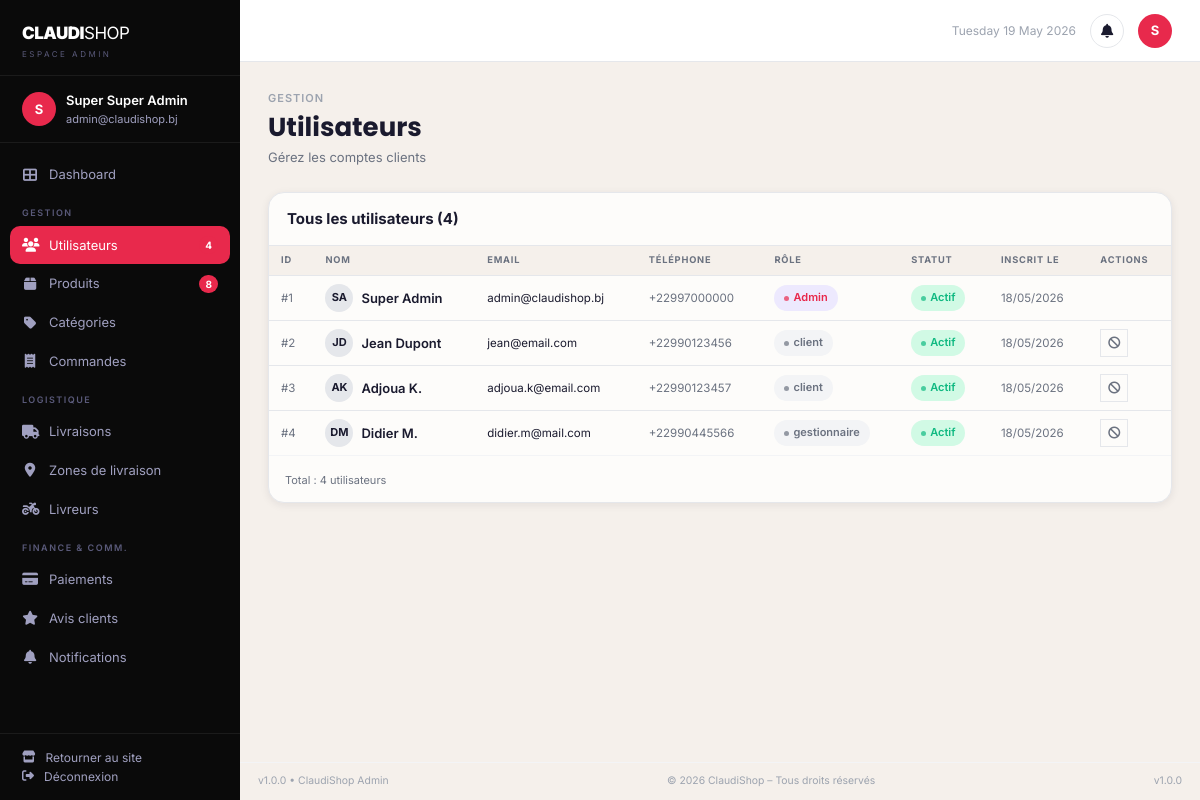
The app's page /admin/utilisateurs.php (signed in) with its own data.
### tables this page shows
CREATE TABLE `utilisateur` (
  `id`               INT UNSIGNED NOT NULL AUTO_INCREMENT,
  `nom`              VARCHAR(100) NOT NULL,
  `prenom`           VARCHAR(100) NOT NULL,
  `email`            VARCHAR(180) NOT NULL UNIQUE,
  `mot_de_passe`     VARCHAR(255) NOT NULL,
  `telephone`        VARCHAR(20) DEFAULT NULL,
  `role`             ENUM('client','admin','gestionnaire','livreur','support','comptable','logistique') NOT NULL DEFAULT 'client',
  `est_actif`        TINYINT(1) NOT NULL DEFAULT 1,
  `reset_token`      VARCHAR(64) DEFAULT NULL,
  `reset_expire`     DATETIME DEFAULT NULL,
  `derniere_connexion` DATETIME DEFAULT NULL,
  `date_inscription` DATETIME NOT NULL DEFAULT CURRENT_TIMESTAMP,
  `updated_at`       DATETIME NOT NULL DEFAULT CURRENT_TIMESTAMP ON UPDATE CURRENT_TIMESTAMP,
  PRIMARY KEY (`id`),
  KEY `idx_email` (`email`),
  KEY `idx_role` (`role`)
);

### config/database.php (called while the page is built, shortened)
<?php
class Database {
    private static $instance = null;
    private $pdo;
    private function __construct() {
        $host = 'localhost';
        $dbname = 'claudishop';
        $username = 'root';
        $password = '';
        try {
            $this->pdo = new PDO(
                "mysql:host=$host;dbname=$dbname;charset=utf8mb4",
                $username,
                $password,
                [
                    PDO::ATTR_ERRMODE => PDO::ERRMODE_EXCEPTION,
                    PDO::ATTR_DEFAULT_FETCH_MODE => PDO::FETCH_ASSOC,
                    PDO::ATTR_EMULATE_PREPARES => false
                ]
            );
        } catch (PDOException $e) {
            die("Erreur de connexion à la base de données.");
        }
    }
    public static function getInstance() {
        if (self::$instance === null) {
            self::$instance = new self();
        }
        return self::$instance;
    }
    public function getConnection() {
        return $this->pdo;
    }
}

### classes/Utilisateur.php (called while the page is built, shortened)
<?php
require_once __DIR__ . '/../config/database.php';
class Utilisateur {
    private $db;
    public function __construct() {
        $this->db = Database::getInstance()->getConnection();
    }
    public function getAll() {
        $stmt = $this->db->query("SELECT * FROM utilisateur ORDER BY date_inscription DESC");
        return $stmt->fetchAll();
    }
    public function getNombre() {
        return $this->db->query("SELECT COUNT(*) FROM utilisateur")->fetchColumn();
    }
}

### config/config.php (called while the page is built, shortened)
<?php
function securiser($data) {
    return htmlspecialchars(trim($data), ENT_QUOTES, 'UTF-8');
}
function verifierUtilisateurExiste() {
    require_once __DIR__ . '/../config/database.php';
}
function nettoyerInvite() {
    if (empty($_SESSION['user_id']) || empty($_SESSION['guest_converted'])) {
        return;
    }
    require_once __DIR__ . '/../config/database.php';
}

### admin/utilisateurs.php (the view, shortened to what this page needs)
<?php
require_once __DIR__ . '/../config/config.php';
require_once __DIR__ . '/../classes/Utilisateur.php';
$utilisateurObj = new Utilisateur();
$search = isset($_GET['q']) ? securiser($_GET['q']) : '';
if ($search) {
    $utilisateurs = $utilisateurObj->search($search);
    $nbUtilisateurs = count($utilisateurs);
} else {
    $utilisateurs = $utilisateurObj->getAll();
    $nbUtilisateurs = $utilisateurObj->getNombre();
}
require_once __DIR__ . '/../includes/header.php';
?>
<div class="dashboard-layout">
<?php require_once __DIR__ . '/../includes/admin_sidebar.php'; ?>
<div class="dash-main">
<?php require_once __DIR__ . '/../includes/admin_topbar.php'; ?>
<div class="dash-content">
    <div class="dash-page-header">
        <div class="dash-page-label">Gestion</div>
        <h1 class="dash-page-title">Utilisateurs</h1>
        <p class="dash-page-sub">Gérez les comptes clients</p>
    </div>
    <div class="table-card">
        <div class="table-card-header">
            <span class="table-card-title">Tous les utilisateurs (<?= $nbUtilisateurs ?>)</span>
        </div>
        <table>
            <thead><tr><th>ID</th><th>Nom</th><th>Email</th><th>Téléphone</th><th>Rôle</th><th>Statut</th><th>Inscrit le</th><th>Actions</th></tr></thead>
            <tbody>
            <?php if (empty($utilisateurs)): ?>
            <tr><td colspan="8" style="text-align:center;padding:32px;color:var(--gray-400);">Aucun utilisateur.</td></tr>
            <?php else: foreach ($utilisateurs as $u): ?>
            <tr>
                <td class="text-xs text-muted">#<?= $u['id'] ?></td>
                <td>
                    <div style="display:flex;align-items:center;gap:8px;">
                        <div style="width:28px;height:28px;border-radius:50%;background:var(--gray-200);display:flex;align-items:center;justify-content:center;font-size:11px;font-weight:700;"><?= strtoupper(substr($u['prenom']??'',0,1).substr($u['nom']??'',0,1)) ?></div>
                        <span class="text-sm font-semibold"><?= securiser($u['prenom'].' '.$u['nom']) ?></span>
                    </div>
                </td>
                <td class="text-sm"><?= securiser($u['email']) ?></td>
                <td class="text-sm text-muted"><?= securiser($u['telephone']??'—') ?></td>
                <td><?= $u['role']==='admin'?'<span class="badge badge-primary">Admin</span>':'<span class="badge badge-dark">'.$u['role'].'</span>' ?></td>
                <td><?= $u['est_actif'] ? '<span class="badge badge-success">Actif</span>' : '<span class="badge badge-dark">Inactif</span>' ?></td>
                <td class="text-xs text-muted"><?= date('d/m/Y', strtotime($u['date_inscription'])) ?></td>
                <td>
                    <?php if (intval($u['id']) !== intval($_SESSION['user_id'])): ?>
                    <form method="POST" style="display:inline;" onsubmit="return confirm('<?= $u['est_actif'] ? 'Désactiver' : 'Activer' ?> cet utilisateur ?')">
                        <button type="submit" class="action-btn <?= $u['est_actif'] ? 'danger' : '' ?>" title="<?= $u['est_actif'] ? 'Désactiver' : 'Activer' ?>">
                            <i class="fas <?= $u['est_actif'] ? 'fa-ban' : 'fa-check-circle' ?>"></i>
                        </button>
                    </form>
                    <?php endif; ?>
                </td>
            </tr>
            <?php endforeach; endif; ?>
            </tbody>
        </table>
        <div style="padding:12px 16px;border-top:1px solid var(--gray-100);"><span class="text-xs text-muted">Total : <?= $nbUtilisateurs ?> utilisateurs</span></div>
    </div>
</div>
<div class="dash-footer"><span>v1.0.0 &bull; ClaudiShop Admin</span><span>&copy; <?= date('Y') ?> ClaudiShop &ndash; Tous droits réservés</span><span>v1.0.0</span></div>
</div>
</div>
</body></html>

### records on screen
utilisateur: id "1", prenom+nom "SA", securiser($u['prenom'].' '.$u['nom']) "Super Admin", email "admin@claudishop.bj", telephone "+22997000000", role "Admin", est_actif "Actif", date_inscription "18/05/2026"
utilisateur: id "2", prenom+nom "JD", securiser($u['prenom'].' '.$u['nom']) "Jean Dupont", email "jean@email.com", telephone "+22990123456", role "client", est_actif "Actif", date_inscription "18/05/2026"
utilisateur: id "3", prenom+nom "AK", securiser($u['prenom'].' '.$u['nom']) "Adjoua K.", email "adjoua.k@email.com", telephone "+22990123457", role "client", est_actif "Actif", date_inscription "18/05/2026"
utilisateur: id "4", prenom+nom "DM", securiser($u['prenom'].' '.$u['nom']) "Didier M.", email "didier.m@mail.com", telephone "+22990445566", role "gestionnaire", est_actif "Actif", date_inscription "18/05/2026"

### other values on screen
$userInitialAdmin "S"
$adminName "Super Super Admin"
$adminEmail "admin@claudishop.bj"
$_nbUsers "4"
$_nbProduits "8"
$userInitialAdmin2 "S"
$nbUtilisateurs "4"
